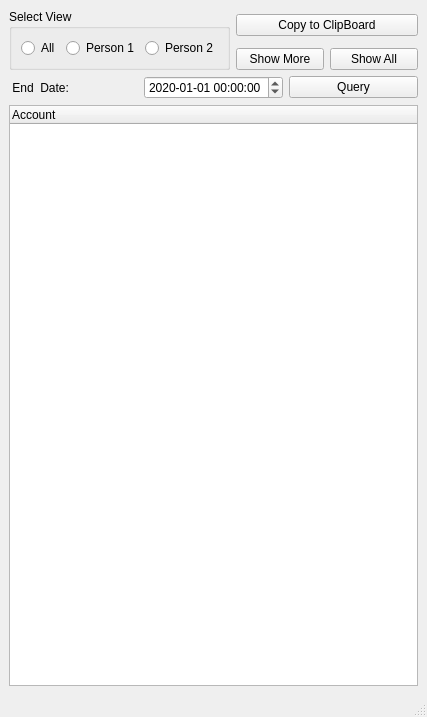
<?xml version="1.0" encoding="UTF-8"?>
<ui version="4.0">
 <class>FinancialStatement</class>
 <widget class="QMainWindow" name="FinancialStatement">
  <property name="geometry">
   <rect>
    <x>0</x>
    <y>0</y>
    <width>427</width>
    <height>717</height>
   </rect>
  </property>
  <property name="windowTitle">
   <string>Financial Statement</string>
  </property>
  <property name="windowIcon">
   <iconset resource="../resources.qrc">
    <normaloff>:/resource/Balance_Sheet.png</normaloff>:/resource/Balance_Sheet.png</iconset>
  </property>
  <widget class="QWidget" name="centralwidget">
   <layout class="QGridLayout" name="gridLayout">
    <item row="4" column="0" colspan="3">
     <widget class="QTreeWidget" name="treeWidget">
      <property name="font">
       <font>
        <pointsize>9</pointsize>
       </font>
      </property>
      <column>
       <property name="text">
        <string>Account</string>
       </property>
      </column>
     </widget>
    </item>
    <item row="3" column="0" colspan="3">
     <layout class="QHBoxLayout" name="horizontalLayout_2">
      <item>
       <widget class="QLabel" name="label_Date">
        <property name="text">
         <string> End  Date:</string>
        </property>
       </widget>
      </item>
      <item>
       <widget class="QDateTimeEdit" name="dateTimeEdit">
        <property name="maximumSize">
         <size>
          <width>16777215</width>
          <height>16777215</height>
         </size>
        </property>
        <property name="dateTime">
         <datetime>
          <hour>0</hour>
          <minute>0</minute>
          <second>0</second>
          <year>2020</year>
          <month>1</month>
          <day>1</day>
         </datetime>
        </property>
        <property name="displayFormat">
         <string>yyyy-MM-dd HH:mm:ss</string>
        </property>
       </widget>
      </item>
      <item>
       <widget class="QPushButton" name="pushButton_Query">
        <property name="text">
         <string>Query</string>
        </property>
       </widget>
      </item>
     </layout>
    </item>
    <item row="0" column="0" rowspan="3">
     <widget class="QGroupBox" name="groupBox">
      <property name="title">
       <string>Select View</string>
      </property>
      <layout class="QHBoxLayout" name="horizontalLayout">
       <item>
        <widget class="QRadioButton" name="radioButton_all">
         <property name="text">
          <string>All</string>
         </property>
        </widget>
       </item>
       <item>
        <widget class="QRadioButton" name="radioButton_1">
         <property name="text">
          <string>Person 1</string>
         </property>
        </widget>
       </item>
       <item>
        <widget class="QRadioButton" name="radioButton_2">
         <property name="text">
          <string>Person 2</string>
         </property>
        </widget>
       </item>
      </layout>
     </widget>
    </item>
    <item row="0" column="1" rowspan="2" colspan="2">
     <widget class="QPushButton" name="pushButtonExport">
      <property name="text">
       <string>Copy to ClipBoard</string>
      </property>
     </widget>
    </item>
    <item row="2" column="1">
     <widget class="QPushButton" name="pushButtonShowMore">
      <property name="text">
       <string>Show More</string>
      </property>
     </widget>
    </item>
    <item row="2" column="2">
     <widget class="QPushButton" name="pushButton">
      <property name="text">
       <string>Show All</string>
      </property>
     </widget>
    </item>
   </layout>
  </widget>
  <widget class="QMenuBar" name="menubar">
   <property name="geometry">
    <rect>
     <x>0</x>
     <y>0</y>
     <width>427</width>
     <height>21</height>
    </rect>
   </property>
  </widget>
  <widget class="QStatusBar" name="statusbar"/>
 </widget>
 <resources>
  <include location="../resources.qrc"/>
 </resources>
 <connections/>
</ui>
